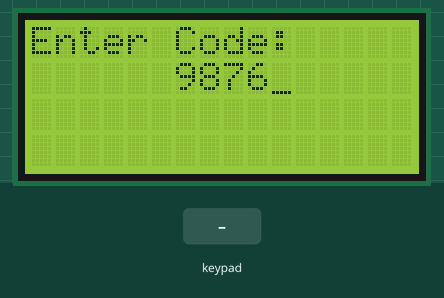
Bench run of a sketch on a simulated Arduino Uno, built with avr-gcc and run on an emulated ATmega328P. On the bench: 16×4 character LCD. The inputs (shaded band) are chosen by the test bench.

Above: at 0.8 s.
0.9 s: keypad keys 9 8 7 6 * pressed 0.4 s apart
At 3.5 s:
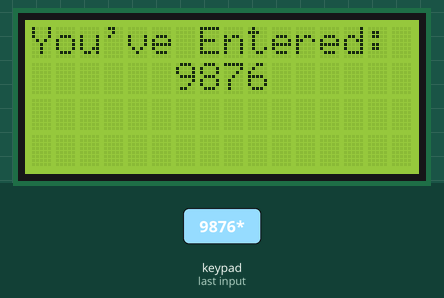
5.9 s: key 'A' pressed
At 6.5 s:
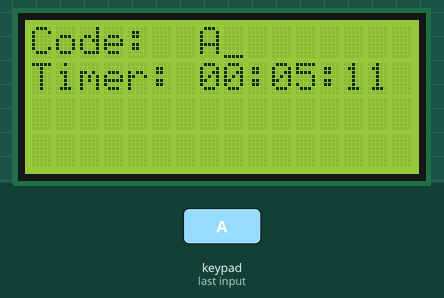
8.9 s: keypad keys 9 8 7 6 pressed 0.4 s apart
At 10.1 s:
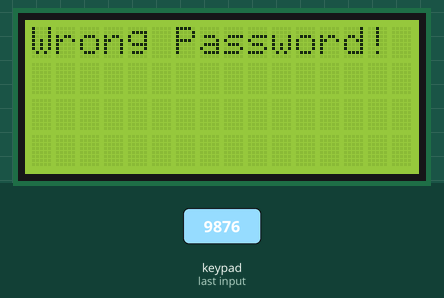
12.8 s: key '*' pressed
At 14.0 s:
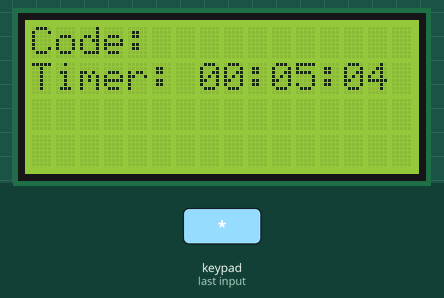
14.9 s: keypad keys 9 8 7 6 # pressed 0.4 s apart
At 16.5 s:
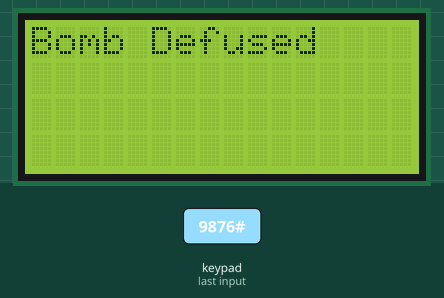
Timing chart, 0 to 18.0 s (numbered marks = the images above; inputs shaded):
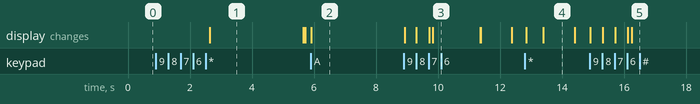

Measured:
- after the input at 0.9 s, the display: changes after 1.7 s (image 1)
- after the input at 5.9 s, the display: changes at once (image 2)
- after the input at 8.9 s, the display: first changes at once (image 3 shows a later state)
- after the input at 12.8 s, the display: first changes after 0.05 s (image 4 shows a later state)
- what the display in image 1 shows lasts 3.1 s, from 2.6 s to 5.7 s
- what the display in image 4 shows lasts 1.0 s, from 13.4 s to 14.4 s

The sketch:

game1.ino
```cpp
#include <LiquidCrystal_I2C.h>
#include <Keypad.h>

const byte ROWS = 4; //four rows
const byte COLS = 4; //three columns
char keys[ROWS][COLS] = {
    {'1','2','3','A'},
    {'4','5','6','B'},
    {'7','8','9','C'},
    {'*','0','#','D'}
};

byte rowPins[ROWS] = {9,8,7,6}; //connect to the row pinouts of the keypad
byte colPins[COLS] = {5,4,3,2}; //connect to the column pinouts of the keypad

Keypad keypad = Keypad( makeKeymap(keys), rowPins, colPins, ROWS, COLS );
LiquidCrystal_I2C lcd(0x27,2,1,0,4,5,6,7,3, POSITIVE);

// VARIAVEIS
char password[4]; // number of characters in our password
int currentLength = 0; //defines which number we are currently writing
int i = 0;
char entered[4];

long secMillis = 0; // store last time for second add
long interval = 1000; // interval for seconds

int Scount = 12; // count seconds
int Mcount = 5; // count minutes
int Hcount = 0; // count hours
int DefuseTimer = 0; // set timer to 0

void setup(){
    lcd.begin(16, 4);
    lcd.setBacklight(HIGH);

    lcd.print("Enter Code: ");
    while (currentLength < 4)
    {
        lcd.setCursor(currentLength + 6, 1);
        lcd.cursor();
        char key = keypad.getKey();
        key == NO_KEY;
        if (key != NO_KEY)
        {
            if ((key != '*')&&(key != '#'))
            {
                lcd.print(key);
                password[currentLength] = key;
                currentLength++;
            }
        }
    }

    if (currentLength == 4)
    {
        delay(500);
        lcd.noCursor();
        lcd.clear();
        lcd.home();
        lcd.print("You've Entered: ");
        lcd.setCursor(6,1);
        lcd.print(password[0]);
        lcd.print(password[1]);
        lcd.print(password[2]);
        lcd.print(password[3]);
        delay(3000);
        lcd.clear();
        currentLength = 0;
    }
}

void loop()
{
    timer();
    char key2 = keypad.getKey(); // get the key

    if (key2 == '*')
    {
        lcd.clear();
        lcd.setCursor(0,0);
        lcd.print("Code: ");

        while (currentLength < 4)
        {

            timer();

            char key2 = keypad.getKey();
            if (key2 == '#')
            {
                currentLength = 0;
                lcd.clear();
                lcd.setCursor(0,0);
                lcd.print("Code: ");
            }
            else
            if (key2 != NO_KEY)
            {
                lcd.setCursor(currentLength + 7, 0);
                lcd.cursor();

                lcd.print(key2);
                entered[currentLength] = key2;
                currentLength++;
                delay(100);
                lcd.noCursor();
                lcd.setCursor(currentLength + 6, 0);
                lcd.print("*");
                lcd.setCursor(currentLength + 7, 0);
                lcd.cursor();
            }
        }

        if (currentLength == 4) {
            if (entered[0] == password[0] && entered[1] == password[1] && entered[2] == password[2] && entered[3] == password[3]) {
                lcd.noCursor();
                lcd.clear();
                lcd.home();
                lcd.print("Bomb Defused");
                currentLength = 0;
                delay(2500);
                lcd.setCursor(0,1);
                lcd.print("Reset the Bomb");
                delay(1000000);
            } else {
                lcd.noCursor();
                lcd.clear();
                lcd.home();
                lcd.print("Wrong Password!");
                delay(1500);
                currentLength = 0;
            }
        }
    }
}

void timer() {
    Serial.print(Scount);
    Serial.println();

    if (Hcount <= 0) {
        if ( Mcount < 0 ) {
            lcd.noCursor();
            lcd.clear();
            lcd.home();
            lcd.print("The Bomb Has ");
            lcd.setCursor (0,1);
            lcd.print("Exploded!");
        }
    }

    lcd.setCursor (0,1); // sets cursor to 2nd line
    lcd.print ("Timer:");

    if (Hcount >= 10)
    {
        lcd.setCursor (7,1);
        lcd.print (Hcount);
    }
    if (Hcount < 10)
    {
        lcd.setCursor (7,1);
        lcd.write ("0");
        lcd.setCursor (8,1);
        lcd.print (Hcount);
    }

    lcd.print (":");

    if (Mcount >= 10)
    {
        lcd.setCursor (10,1);
        lcd.print (Mcount);
    }
    if (Mcount < 10)
    {
        lcd.setCursor (10,1);
        lcd.write ("0");
        lcd.setCursor (11,1);
        lcd.print (Mcount);
    }

    lcd.print (":");

    if (Scount >= 10)
    {
        lcd.setCursor (13,1);
        lcd.print (Scount);
    }
    if (Scount < 10)
    {
        lcd.setCursor (13,1);
        lcd.write ("0");
        lcd.setCursor (14,1);
        lcd.print (Scount);
    }

    if (Hcount <0)
    {
        Hcount = 0;
    }

    if (Mcount <0)
    {
        Hcount --;
        Mcount = 59;
    }

    if (Scount <1) // if 60 do this operation
    {
        Mcount --; // add 1 to Mcount
        Scount = 59; // reset Scount
    }

    if (Scount > 0) // do this oper. 59 times
    {
        unsigned long currentMillis = millis();

        if(currentMillis - secMillis > interval)
        {
            secMillis = currentMillis;
            Scount --; // add 1 to Scount
        }
    }
}
```
